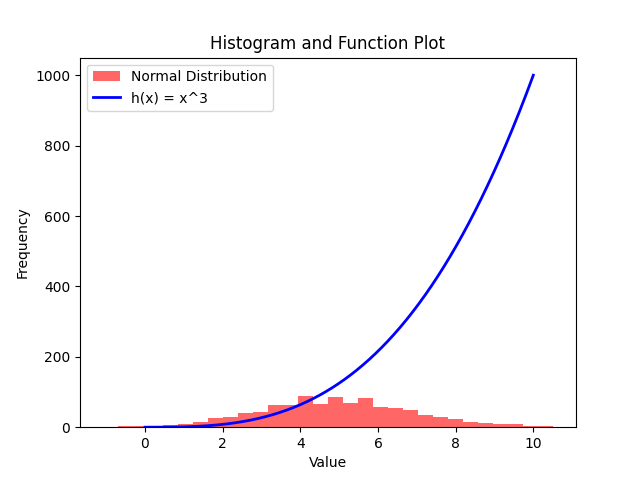

Reproduce this figure in Python.
# plottask.py

import numpy as np
import matplotlib.pyplot as plt

# Generating the histogram for a normal distribution
mean = 5
std_dev = 2
num_values = 1000

# Setting the seed for reproducibility
np.random.seed(0)

# Create a sample of 1000 values from a normal distribution
values = np.random.normal(mean, std_dev, num_values)

# Plotting the histogram
plt.hist(values, bins=30, alpha=0.6, color='r', label="Normal Distribution")

# Plotting the cubic function h(x) = x^3
x = np.linspace(0, 10, 500)
y = x**3
plt.plot(x, y, label=r'h(x) = x^3', color='b', lw=2)

# Adding labels and title
plt.title('Histogram and Function Plot')
plt.xlabel('Value')
plt.ylabel('Frequency')

# Displaying the legend
plt.legend()

# Saving the plot as a PNG image file
plt.savefig('plottask.png')

# Display the plot
plt.show()
